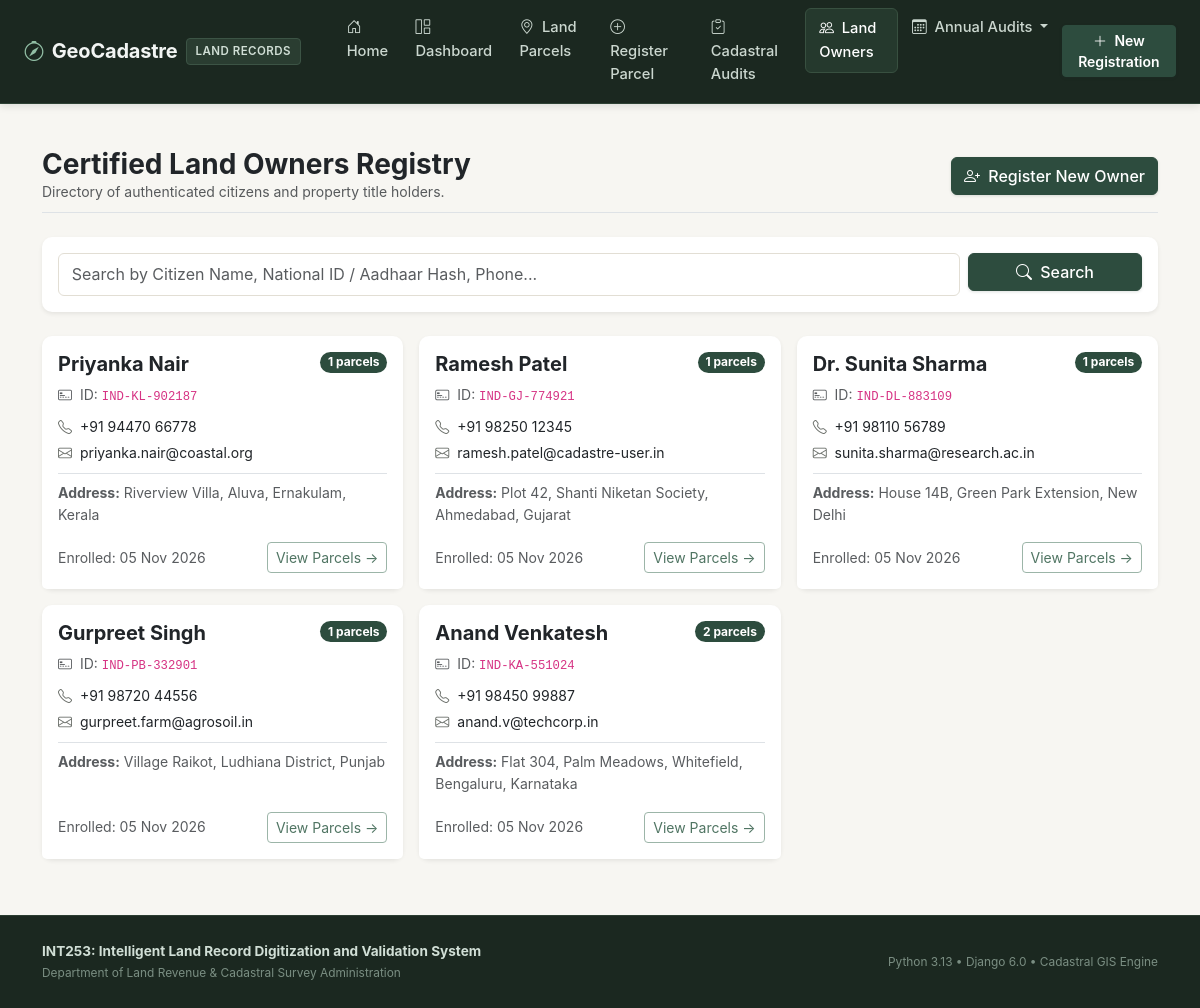
The app's page /owners/ with its own data.
### records/models.py (models this page shows, shortened)
class LandOwner(models.Model):
    first_name = models.CharField(max_length=60, verbose_name="First Name")
    last_name = models.CharField(max_length=60, verbose_name="Last Name")
    national_id = models.CharField(
        max_length=20,
        unique=True,
        verbose_name="National ID / Aadhaar Hash",
        help_text="Unique citizen identifier or tax registration number"
    )
    email = models.EmailField(blank=True, null=True, verbose_name="Contact Email")
    phone = models.CharField(max_length=20, verbose_name="Phone Number")
    residential_address = models.TextField(verbose_name="Residential Address")
    created_at = models.DateTimeField(auto_now_add=True, verbose_name="Registration Timestamp")
    class Meta:
        verbose_name = "Land Owner"
        verbose_name_plural = "Land Owners"
        ordering = ['last_name', 'first_name']
    @property
    def full_name(self):
        return f"{self.first_name} {self.last_name}"
    @property
    def parcel_count(self):
        return self.parcels.count()

### records/views.py (the view, shortened to what this page needs)
# urls.py: path('owners/', views.owner_list_view, name='owner_list'),
def owner_list_view(request):
    owners = LandOwner.objects.prefetch_related('parcels').all()
    query = request.GET.get('q', '').strip()
    return render(request, 'records/owner_list.html', {
        'owners': owners,
        'query': query
    })

### templates/records/owner_list.html (shortened to what this page needs)
{% extends 'base.html' %}
{% block content %}
<div class="d-flex justify-content-between align-items-center mb-4 pb-2 border-bottom">
    <div>
        <h1 class="h3 fw-bold text-dark mb-0">Certified Land Owners Registry</h1>
        <p class="text-muted small mb-0">Directory of authenticated citizens and property title holders.</p>
    </div>
    <a href="{% url 'owner_create' %}" class="btn btn-primary">
        <i class="bi bi-person-plus me-1"></i> Register New Owner
    </a>
</div>
<div class="card shadow-sm border-0 mb-4">
    <div class="card-body">
        <form method="GET" action="{% url 'owner_list' %}" class="row g-2">
            <div class="col-md-10">
                <input type="text" name="q" value="{{ query }}" class="form-control" placeholder="Search by Citizen Name, National ID / Aadhaar Hash, Phone...">
            </div>
            <div class="col-md-2">
                <button type="submit" class="btn btn-primary w-100">
                    <i class="bi bi-search me-1"></i> Search
                </button>
            </div>
        </form>
    </div>
</div>
<div class="row g-3">
    {% for owner in owners %}
    <div class="col-md-6 col-lg-4">
        <div class="card shadow-sm border-0 h-100">
            <div class="card-body">
                <div class="d-flex justify-content-between align-items-start mb-2">
                    <h5 class="fw-bold mb-0 text-dark">{{ owner.full_name }}</h5>
                    <span class="badge bg-primary rounded-pill">{{ owner.parcel_count }} parcels</span>
                </div>
                <div class="small text-muted mb-2">
                    <i class="bi bi-credit-card-2-front me-1"></i> ID: <code>{{ owner.national_id }}</code>
                </div>
                <div class="small mb-1">
                    <i class="bi bi-telephone text-secondary me-1"></i> {{ owner.phone }}
                </div>
                <div class="small mb-2">
                    <i class="bi bi-envelope text-secondary me-1"></i> {{ owner.email|default:"No email registered" }}
                </div>
                <div class="small text-muted border-top pt-2 mt-2">
                    <strong>Address:</strong> {{ owner.residential_address|truncatewords:10 }}
                </div>
            </div>
            <div class="card-footer bg-white border-0 pt-0 pb-3">
                <div class="d-flex justify-content-between align-items-center">
                    <span class="small text-muted">Enrolled: {{ owner.created_at|date:"d M Y" }}</span>
                    <a href="{% url 'parcel_list' %}?q={{ owner.national_id }}" class="btn btn-sm btn-outline-info">
                        View Parcels &rarr;
                    </a>
                </div>
            </div>
        </div>
    </div>
    {% empty %}
    <div class="col-12 text-center py-5 text-muted">
        <i class="bi bi-people fs-1 text-secondary mb-2 d-block"></i>
        No registered owners found. Click "Register New Owner" to add one.
    </div>
    {% endfor %}
</div>
{% endblock %}

### static/css/style.css (style rules this page uses)
:root { --earth-dark: #1b2820; --earth-dark-surface: #24352b; --earth-forest: #2d4c3e; --earth-forest-hover: #20382d; --earth-sage: #507563; --earth-moss: #769785; --earth-stone: #f7f6f2; --earth-card: #ffffff; --earth-card-muted: #f2f0eb; --earth-border: #e2ded4; --earth-border-subtle: #edeae2; --earth-text: #232724; --earth-text-muted: #6b6f6a; --earth-sand: #e8e2d5; --status-verified-bg: #edf5f0; --status-verified-text: #21593e; --status-verified-border: #c8e2d3; --status-pending-bg: #fcf6e8; --status-pending-text: #8c631b; --status-pending-border: #edd9b2; --status-disputed-bg: #faefed; --status-disputed-text: #963a2c; --status-disputed-border: #ebd0cb; --status-flagged-bg: #fcf1e6; --status-flagged-text: #994e1d; --status-flagged-border: #ebd4bf; --status-info-bg: #edf2f5; --status-info-text: #2e5163; --status-info-border: #c9dbe3; --shadow-soft: 0 2px 6px rgba(35, 39, 36, 0.04), 0 1px 2px rgba(35, 39, 36, 0.03); --shadow-elevated: 0 8px 18px rgba(35, 39, 36, 0.06), 0 2px 4px rgba(35, 39, 36, 0.04); }
* { box-sizing: border-box; margin: 0; padding: 0; }
body { font-family: -apple-system, BlinkMacSystemFont, "Segoe UI", Roboto, "Helvetica Neue", Arial, sans-serif; background-color: var(--earth-stone); color: var(--earth-text); line-height: 1.6; min-height: 100vh; display: flex; flex-direction: column; }
.card { background-color: var(--earth-card); border: 1px solid var(--earth-border); border-radius: 10px; box-shadow: var(--shadow-soft); }
.btn-primary { background-color: var(--earth-forest) !important; border-color: var(--earth-forest) !important; color: #ffffff !important; font-weight: 500; box-shadow: 0 1px 3px rgba(35, 55, 45, 0.15); transition: all 0.2s ease; }
.btn-outline-info { color: var(--earth-sage) !important; border-color: #9cb5a8 !important; }
.badge.bg-primary { background-color: var(--earth-forest) !important; color: #ffffff !important; }
.form-control, .form-select { border-color: var(--earth-border); color: var(--earth-text); background-color: #ffffff; border-radius: 6px; padding: 0.55rem 0.8rem; }
.text-secondary { color: var(--earth-text-muted) !important; }

### records on screen
LandOwner: full_name "Priyanka Nair", parcel_count "1", national_id "IND-KL-902187", phone "+91 94470 66778", email "priyanka.nair@coastal.org", residential_address "Riverview Villa, Aluva, Ernakulam, Kerala", created_at "05 Nov 2026"
LandOwner: full_name "Ramesh Patel", parcel_count "1", national_id "IND-GJ-774921", phone "+91 98250 12345", email "ramesh.patel@cadastre-user.in", residential_address "Plot 42, Shanti Niketan Society, Ahmedabad, Gujarat", created_at "05 Nov 2026"
LandOwner: full_name "Dr. Sunita Sharma", parcel_count "1", national_id "IND-DL-883109", phone "+91 98110 56789", email "sunita.sharma@research.ac.in", residential_address "House 14B, Green Park Extension, New Delhi", created_at "05 Nov 2026"
LandOwner: full_name "Gurpreet Singh", parcel_count "1", national_id "IND-PB-332901", phone "+91 98720 44556", email "gurpreet.farm@agrosoil.in", residential_address "Village Raikot, Ludhiana District, Punjab", created_at "05 Nov 2026"
LandOwner: full_name "Anand Venkatesh", parcel_count "2", national_id "IND-KA-551024", phone "+91 98450 99887", email "anand.v@techcorp.in", residential_address "Flat 304, Palm Meadows, Whitefield, Bengaluru, Karnataka", created_at "05 Nov 2026"
